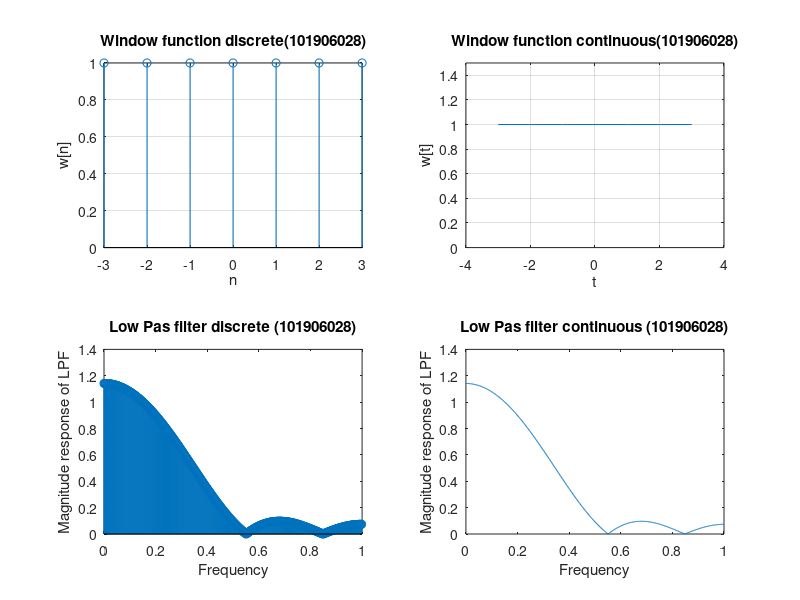

MATLAB code to generate this figure:
clc
clear
close

wp = 0.2*pi;
ws = 0.5*pi;
tr_width = abs(ws-wp);
wc = (wp+ws)/2;

M = ceil(1.8*pi/tr_width)+1;
w_n = (rectwin(M));

n = -(M - 1)/2 : (M - 1)/2;
fc = wc/(2*pi);
hd = 2*fc*(sinc(2*fc*n));

h = hd.*w_n';

[HW, WW] = freqz(h,1);

subplot(221);
stem(n,w_n);
title('Window function discrete(101906028)');
xlabel('n');
ylabel('w[n]');
grid;

subplot(222);
plot(n,w_n);
title('Window function continuous(101906028)');
xlabel('t');
ylabel('w[t]');
axis([-4 4 0 1.5]);
grid;

subplot(223)
stem(WW./pi,abs(HW));
title('Low Pas filter discrete (101906028)');
xlabel('Frequency');
ylabel('Magnitude response of LPF');

subplot(224)
plot(WW./pi,abs(HW));
title('Low Pas filter continuous (101906028)');
xlabel('Frequency');
ylabel('Magnitude response of LPF');